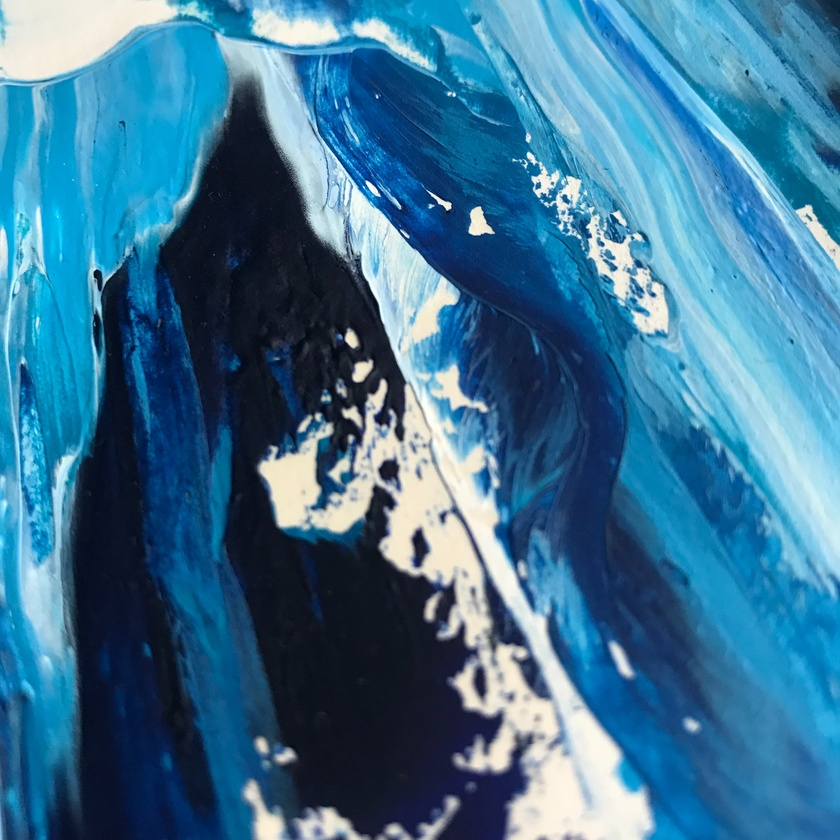
#> input picture 1 - CV Basics And Images/image 1.jpg, 840 x 840 px, shrunk from 3024 x 3024 before the run, found by its file name
$ python basics.py
#> lines starting #> are read from the running program, lines starting #| are printed output that depends on the picture
import matplotlib.pyplot as plt
import cv2

# read image using cv2
img = cv2.imread('Image 1.jpg')
#> img is the input picture: shape (840, 840, 3); mean B, G, R 147.3, 115.4, 60.3
print(type(img)) # print data type
#| <class 'numpy.ndarray'>
print(img) # print array
#> (printed output is left out)
print(img.shape) # print array shape
#| (840, 840, 3)

# change color channels for image 1
fix_image = cv2.cvtColor(img, cv2.COLOR_BGR2RGB)

# generate gray-only image
img_gray = cv2.imread('Image 1.jpg', cv2.IMREAD_GRAYSCALE)
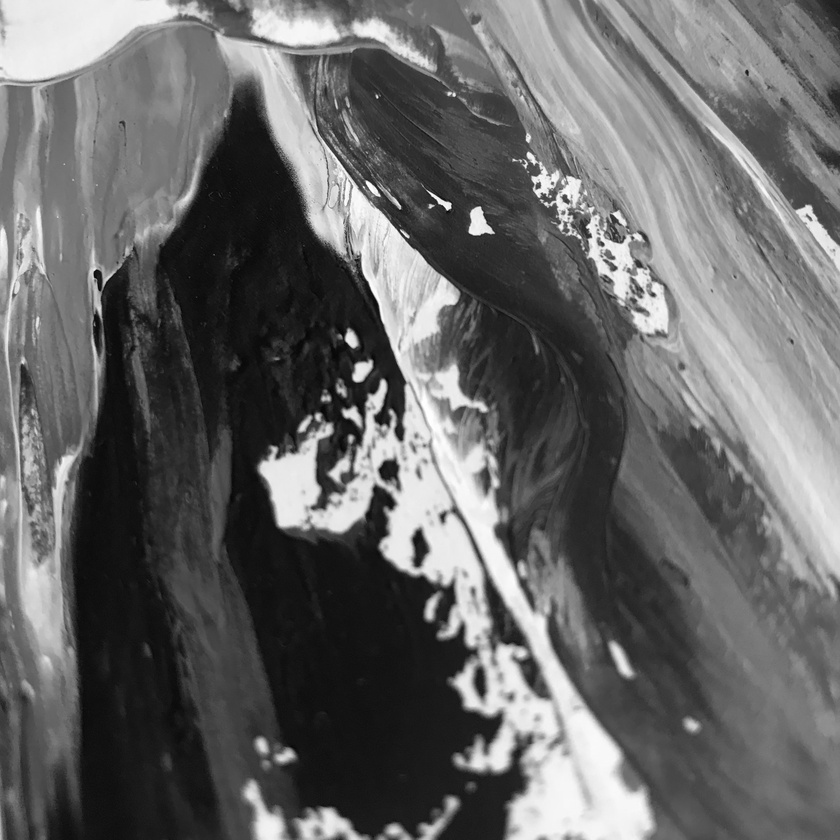
#> img_gray: shape (840, 840); min 2, max 255, mean 102.5
# it does not require 3 channels anymore
print(img_gray.shape)
#| (840, 840)
print(img_gray.max())
#| 255

# using plt to display images
plt.imshow(fix_image, cmap='gray')
plt.show()
plt.imshow(img_gray, cmap='gray')
plt.show()
